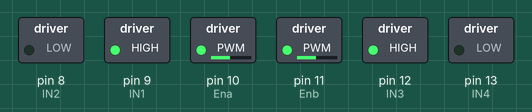
Recording of a sketch running on a simulated Arduino Uno, built with avr-gcc and run on an emulated ATmega328P. On the bench: switched loads named in the sketch (green lamp = pin HIGH).

Above: at 0.1 s.
Timing chart, 0 to 1.6 s (numbered marks = the images above):
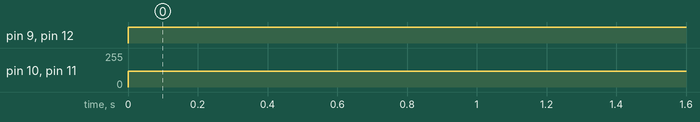

Measured:
- by itself, pin 9 (IN1), pin 12 (IN3): LOW → HIGH at 0.00 s
- by itself, pin 10 (Ena), pin 11 (Enb): 0/255 → 120/255 at 0.00 s

The sketch:

H_bridge_l298.ino
```cpp
// C++ code
//Motor1
#define Ena 10
#define IN1 9
#define IN2 8
//Motor2
#define Enb 11
#define IN3 12
#define IN4 13

int Speed1=120;
int Direc1=1;
int Direc2=0;
int Speed2=120;
int Direc3=1;
int Direc4=0;

void setup()
{
  // setup code, to run once:
  //Motor1
  pinMode(Ena, OUTPUT);
  pinMode(IN1, OUTPUT);
  pinMode(IN2, OUTPUT);
  //Motor2
  pinMode(Enb, OUTPUT);
  pinMode(IN3, OUTPUT);
  pinMode(IN4, OUTPUT);

}

void loop()
{
  // main code, to run repeatedly:
  //Motor1
  digitalWrite(IN1, Direc1);
  digitalWrite(IN2, Direc2);
  analogWrite(Ena,Speed1);
  //Motor2
  digitalWrite(IN3, Direc3);
  digitalWrite(IN4, Direc4);
  analogWrite(Enb,Speed2);
}
```

H_bridge_l298.cpp
```cpp
// C++ code
//Motor1
#define Ena 10
#define IN1 9
#define IN2 8
//Motor2
#define Enb 11
#define IN3 12
#define IN4 13

int Speed1=120;
int Direc1=1;
int Direc2=0;
int Speed2=120;
int Direc3=1;
int Direc4=0;

void setup()
{
  // setup code, to run once:
  //Motor1
  pinMode(Ena, OUTPUT);
  pinMode(IN1, OUTPUT);
  pinMode(IN2, OUTPUT);
  //Motor2
  pinMode(Enb, OUTPUT);
  pinMode(IN3, OUTPUT);
  pinMode(IN4, OUTPUT);

}

void loop()
{
  // main code, to run repeatedly:
  //Motor1
  digitalWrite(IN1, Direc1);
  digitalWrite(IN2, Direc2);
  analogWrite(Ena,Speed1);
  //Motor2
  digitalWrite(IN3, Direc3);
  digitalWrite(IN4, Direc4);
  analogWrite(Enb,Speed2);
}
```
